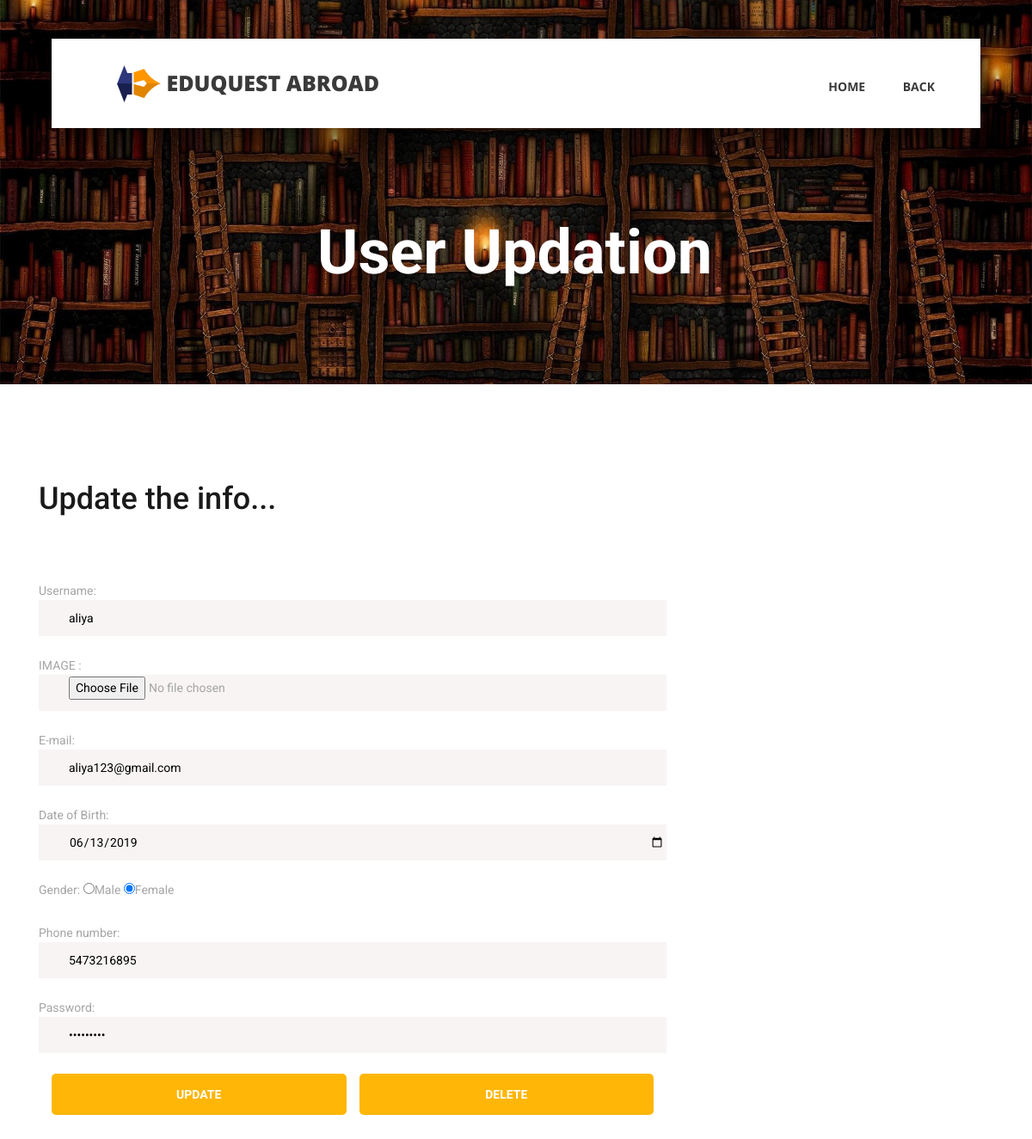
The app's page /USER/profileupdate.php (signed in) with its own data.
### tables this page shows
CREATE TABLE IF NOT EXISTS `user_acc` (
  `user_id` int(100) NOT NULL AUTO_INCREMENT,
  `user_name` varchar(250) DEFAULT NULL,
  `image` varchar(200) DEFAULT NULL,
  `email` varchar(200) DEFAULT NULL,
  `DOB` date DEFAULT NULL,
  `gender` varchar(100) DEFAULT NULL,
  `Phone_no` varchar(200) DEFAULT NULL,
  `password` varchar(200) DEFAULT NULL,
  PRIMARY KEY (`user_id`)
);

### USER/profileupdate.php (the view, shortened to what this page needs)
<!DOCTYPE html>
<html lang="en">
<head>
<link rel="stylesheet" type="text/css" href="styles/bootstrap4/bootstrap.min.css">
<link href="plugins/fontawesome-free-5.0.1/css/fontawesome-all.css" rel="stylesheet" type="text/css">
<link rel="stylesheet" type="text/css" href="styles/contact_styles.css">
<link rel="stylesheet" type="text/css" href="styles/contact_responsive.css">
</head>
<body>
<div class="super_container">
	<header class="header d-flex flex-row">
		<div class="header_content d-flex flex-row align-items-center">
			<div class="logo_container">
				<div class="logo">
					<img src="images/logo.png" alt="">
					<span style="font-size:25px;">EduQuest Abroad</span>
				</div>
			</div>
			<nav class="main_nav_container">
				<div class="main_nav">
					<ul class="main_nav_list">
						<li class="main_nav_item"><a href="userHome.php">HOME</a></li>
						<li class="main_nav_item"><a href="profile.php">BACK</a></li>
					</ul>
				</div>
			</nav>
		</div>
	</header>
	<div class="home">
		<div class="home_background_container prlx_parent">
			<div class="home_background prlx" style="background-image:url(../static/images/libhead1.jpg)"></div>
		</div>
		<div class="home_content" style="background-color:transparent;">
			<h1 style="font-weight:bold;">User Updation</h1>
		</div>
	</div>
	<div class="contact">
		<div class="container">
			<div class="row">
				<div class="col-lg-8">
					<div class="contact_form">
						<div class="contact_title">Update the info...</div>
				<?php
					include '../connection.php';
					$uid=$_SESSION['uid'];
					$qry="select * from user_acc where user_id='$uid'";
					$qin=mysqli_query($conn,$qry);
					if(mysqli_num_rows($qin)>0)
					{
					while($data=mysqli_fetch_assoc($qin))
					{
				?>
						<div class="contact_form_container">
							<form method="POST" >
								Username:<input id="user_name" class="input_field contact_form_name" type="text" name="user_name"  value="<?php echo $data['user_name'];?>"
                                 placeholder="your Username" required="required" data-error="Name is required.">
								IMAGE :<input id="img" class="input_field contact_form_name" type="file"  name="img"
								 placeholder="insert an image" required="required" data-error="fill the field.">
								E-mail:<input id="email" class="input_field contact_form_email" type="email"
								 name="email"  value="<?php echo $data['email'];?>"
                                 placeholder="your E-mail" required="required" data-error="Valid email is required.">
                                Date of Birth:<input id="DOB" class="input_field contact_form_DOB" type="date" name="DOB"  value="<?php echo $data['DOB'];?>"
                                placeholder="your DOB" required="required" data-error="Valid DOB is required.">
                                <label>Gender:</label>
                                     <input id="gender"  type="radio" name="gender" value="male" <?php if(isset($data['gender']) && $data['gender']=='male') echo 'checked';?>
                                     required="required" data-error="gender is required.">Male
                                     <input id="gender"  type="radio" name="gender" value="female" <?php if(isset($data['gender']) && $data['gender']=='female') echo 'checked';?>
                                     required="required" data-error="gender is required.">Female<br><br>
                                Phone number:<input id="Phone_no" class="input_field contact_form_phone_no" type="tel" name="Phone_no" value="<?php echo $data['Phone_no'];?>"
                                 placeholder="your Phone_no" required="required" data-error="Valid phone_no is required.">
                                Password:<input id="contact_form_password" class="input_field contact_form_email" type="password" value="<?php echo $data['password'];?>"
								name="password" required="required" data-error="Valid password is required.">
								<div class="col-12 d-flex justify-content-between">
			                    <button id="contact_send_btn" type="submit" class="contact_send_btn trans_200" name="submit"style="border-radius:5px"
                                value="submit">Update</button>
                                <a href="profiledelete.php?id=<?php echo $data['user_id'];?>" style="margin-left: 15px; align-content:center;
                                text-align:center; color:white; border-radius:5px" class="contact_send_btn trans_200">Delete</a>
                                <br><br><br>
                                </div>
							</form>
                            <?php
					}
					}
                            ?>
						</div>
					</div>
				</div>
			</div>
		</div>
	</div>
</div>
</body>
</html>

### USER/styles/contact_styles.css (style rules this page uses)
* { margin: 0; padding: 0; -webkit-font-smoothing: antialiased; -webkit-text-shadow: rgba(0,0,0,.01) 0 0 1px; text-shadow: rgba(0,0,0,.01) 0 0 1px; }
body { font-family: 'Roboto', sans-serif; font-size: 14px; font-weight: 400; background: #FFFFFF; color: #a5a5a5; }
div { display: block; position: relative; -webkit-box-sizing: border-box; -moz-box-sizing: border-box; box-sizing: border-box; }
ul { list-style: none; margin-bottom: 0px; }
a, a:hover, a:visited, a:active, a:link { text-decoration: none; -webkit-font-smoothing: antialiased; -webkit-text-shadow: rgba(0,0,0,.01) 0 0 1px; text-shadow: rgba(0,0,0,.01) 0 0 1px; }
h1 { font-size: 36px; }
h1, h2, h3, h4, h5, h6 { font-family: 'Roboto', sans-serif; -webkit-font-smoothing: antialiased; -webkit-text-shadow: rgba(0,0,0,.01) 0 0 1px; text-shadow: rgba(0,0,0,.01) 0 0 1px; }
.trans_200 { -webkit-transition: all 200ms ease; -moz-transition: all 200ms ease; -ms-transition: all 200ms ease; -o-transition: all 200ms ease; transition: all 200ms ease; }
.super_container { width: 100%; overflow: hidden; }
.prlx_parent { overflow: hidden; }
.prlx { height: 130% !important; }
.header { position: fixed; top: 45px; left: 50%; -webkit-transform: translateX(-50%); -moz-transform: translateX(-50%); -ms-transform: translateX(-50%); -o-transform: translateX(-50%); transform: translateX(-50%); width: 1318px; height: 104px; background: #FFFFFF; z-index: 10; -webkit-transition: all 200ms ease; -moz-transition: all 200ms ease; -ms-transition: all 200ms ease; -o-transition: all 200ms ease; transition: all 200ms ease; }
.header_content { width: calc(100% - 279px); height: 100%; }
.header_content::before { display: block; position: absolute; top: 0; left: 0; width: 100%; height: 100%; content: ''; box-shadow: 0px 20px 49px rgba(0,0,0,0.67); z-index: -1; }
.logo_container { display: inline-block; padding-left: 76px; }
.logo span { font-family: 'Open Sans', sans-serif; font-size: 30px; font-weight: 900; color: #3a3a3a; vertical-align: middle; text-transform: uppercase; margin-left: 3px; }
.main_nav_container { display: inline-block; margin-left: auto; padding-right: 93px; }
.main_nav { margin-top: 7px; }
.main_nav_item { display: inline-block; margin-right: 40px; }
.main_nav_item:last-child { margin-right: 0px; }
.main_nav_item a { font-family: 'Open Sans', sans-serif; font-size: 14px; text-transform: uppercase; font-weight: 700; color: #3a3a3a; -webkit-transition: all 200ms ease; -moz-transition: all 200ms ease; -ms-transition: all 200ms ease; -o-transition: all 200ms ease; transition: all 200ms ease; }
.home { width: 100%; height: 447px; }
.home_background_container { position: absolute; top: 0; left: 0; width: 100%; height: 100%; }
.home_background { width: 100%; height: 100%; background-repeat: no-repeat; background-size: cover; background-position: center center; }
.home_content { position: absolute; left: 50%; bottom: 109px; -webkit-transform: translateX(-50%); -moz-transform: translateX(-50%); -ms-transform: translateX(-50%); -o-transform: translateX(-50%); transform: translateX(-50%); background: #ffb606; padding-top: 24px; padding-bottom: 18px; padding-left: 39px; padding-right: 42px; }
.home_content h1 { font-size: 72px; font-weight: 400; color: #FFFFFF; line-height: 0.5; white-space: nowrap; }
.contact { padding-top: 106px; padding-bottom: 117px; }
.contact_title { font-size: 36px; font-weight: 500; color: #1a1a1a; }
.contact_form_container { margin-top: 70px; }
.input_field { width: 100%; background: #f8f4f4; border: solid 2px transparent; margin-bottom: 24px; height: 42px; padding-left: 33px; }
.contact_send_btn { width: 100%; height: 48px; background: #ffb606; font-size: 14px; font-weight: 700; text-transform: uppercase; color: #FFFFFF; cursor: pointer; border: none; }

### USER/styles/contact_responsive.css (style rules this page uses)
@media only screen and (max-width: 1380px) { .header { width: 1200px; } }
@media only screen and (max-width: 1380px) { .header_content { width: calc(100% - 219px); } }
@media only screen and (max-width: 1380px) { .main_nav_container { padding-right: 63px; } }
@media only screen and (max-width: 1280px) { .header { width: 90%; } }
@media only screen and (max-width: 1280px) { .header_content { width: 100%; } }
@media only screen and (max-width: 1280px) { .main_nav_container { padding-right: 53px; } }

### records on screen
user_acc: user_name "aliya", email "aliya123@gmail.com", DOB "06/13/2019", gender "☑", Phone_no "5473216895"
